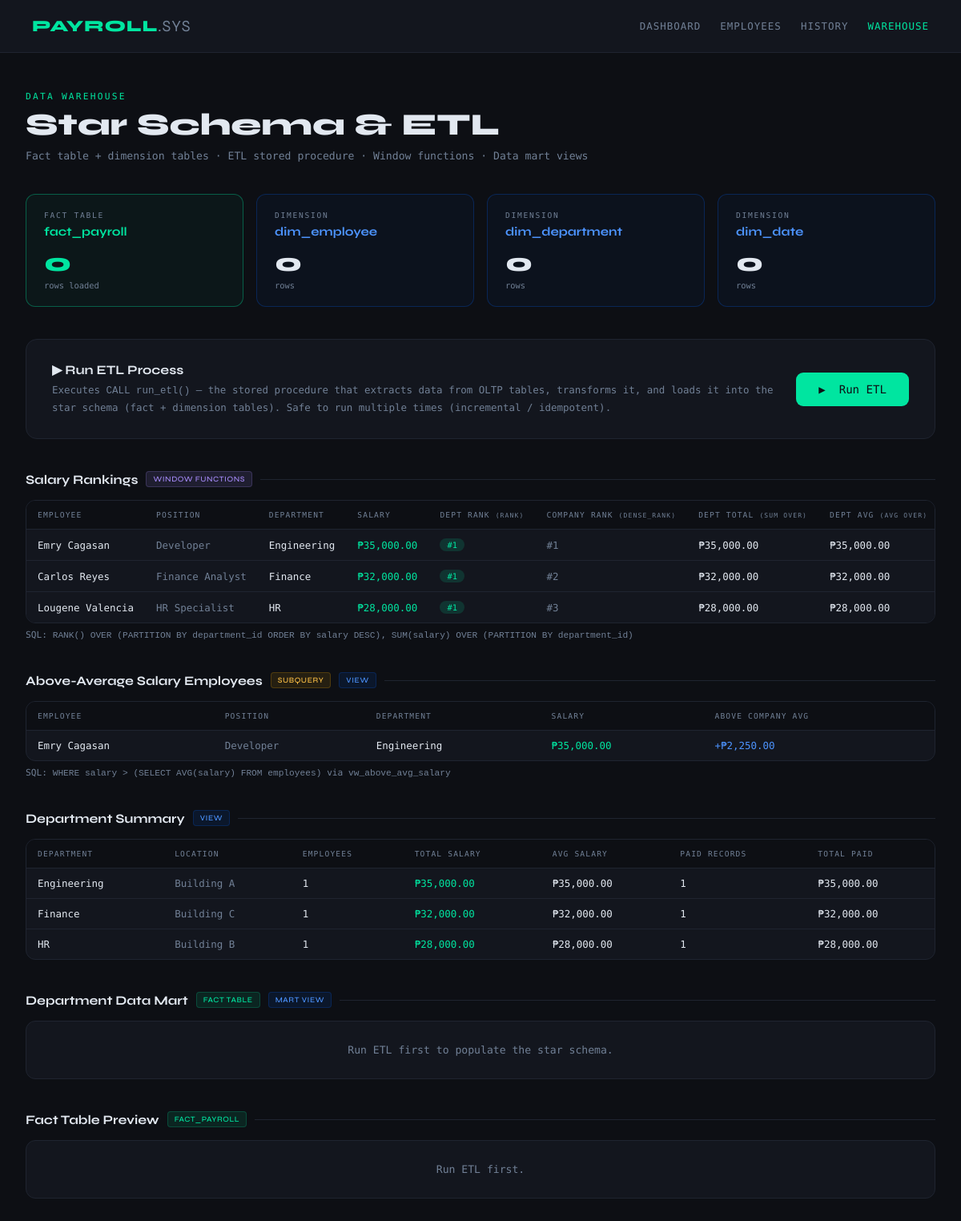
The page /warehouse/index.php on the database as committed earlier.
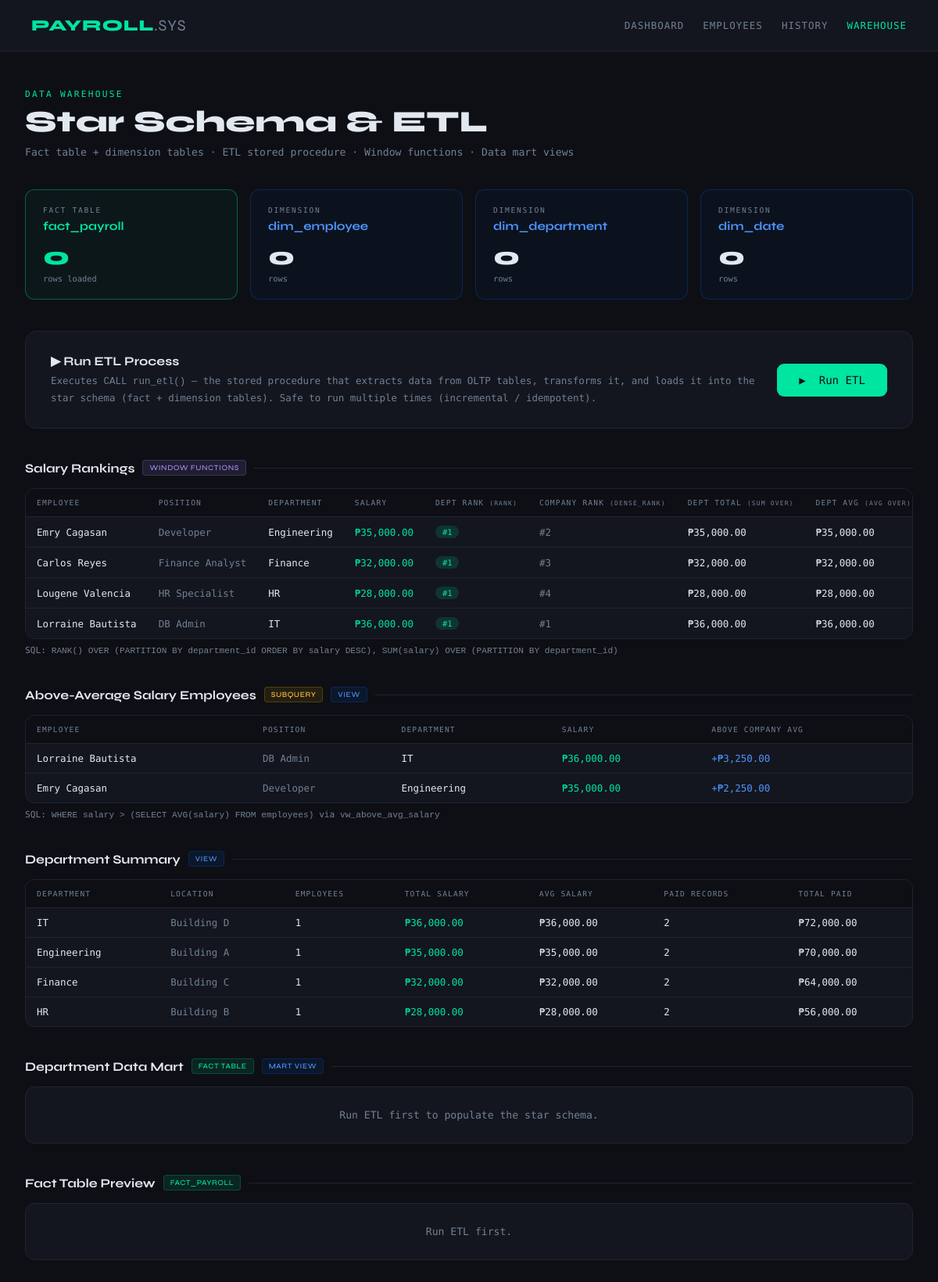
The same page on the database as committed later.
### tables this page shows
CREATE TABLE IF NOT EXISTS departments (
    department_id   INT          NOT NULL AUTO_INCREMENT,
    department_name VARCHAR(100) NOT NULL,
    location        VARCHAR(100),
    PRIMARY KEY (department_id)
);

### warehouse/index.php (the view, shortened to what this page needs)
<?php
include '../config/database.php';
function tableCount(PDO $pdo, string $tbl): int {
    try { return (int)$pdo->query("SELECT COUNT(*) FROM `$tbl`")->fetchColumn(); }
    catch (Exception $e) { return 0; }
}
$factCount   = tableCount($pdo, 'fact_payroll');
$dimEmpCount = tableCount($pdo, 'dim_employee');
$dimDeptCount= tableCount($pdo, 'dim_department');
$dimDateCount= tableCount($pdo, 'dim_date');
$windowSQL = "
    SELECT
        CONCAT(e.first_name, ' ', e.last_name) AS full_name,
        e.position,
        d.department_name,
        e.salary,
        RANK()        OVER (PARTITION BY e.department_id ORDER BY e.salary DESC) AS dept_rank,
        DENSE_RANK()  OVER (ORDER BY e.salary DESC)                               AS company_rank,
        SUM(e.salary) OVER (PARTITION BY e.department_id)                         AS dept_total_salary,
        AVG(e.salary) OVER (PARTITION BY e.department_id)                         AS dept_avg_salary
    FROM employees e
    JOIN departments d ON e.department_id = d.department_id
    ORDER BY d.department_name, dept_rank
";
$windowRows = $pdo->query($windowSQL)->fetchAll();
$aboveAvgRows = [];
try {
    $aboveAvgRows = $pdo->query("SELECT * FROM vw_above_avg_salary ORDER BY salary DESC")->fetchAll();
} catch (Exception $e) {}
$deptSummaryRows = [];
try {
    $deptSummaryRows = $pdo->query("SELECT * FROM vw_department_summary ORDER BY total_salary_expense DESC")->fetchAll();
} catch (Exception $e) {}
$martRows = [];
try {
    $martRows = $pdo->query("SELECT * FROM vw_dept_mart ORDER BY total_paid DESC")->fetchAll();
} catch (Exception $e) {}
$factRows = [];
try {
    $factRows = $pdo->query("
        SELECT fp.*, de.full_name, dd.department_name, dt.month_name, dt.year
        FROM fact_payroll fp
        JOIN dim_employee   de ON fp.emp_key  = de.emp_key
        JOIN dim_department dd ON fp.dept_key = dd.dept_key
        JOIN dim_date       dt ON fp.date_key = dt.date_key
        ORDER BY fp.fact_id DESC LIMIT 20
    ")->fetchAll();
} catch (Exception $e) {}
?>
<!DOCTYPE html>
<html lang="en">
<head>
</head>
<body>
<div class="topbar">
    <a href="../dashboard.php" class="topbar-brand">PAYROLL<span>.SYS</span></a>
    <nav class="topbar-nav">
        <a href="../dashboard.php">Dashboard</a>
        <a href="../employees/index.php">Employees</a>
        <a href="../payroll_history.php">History</a>
        <a href="index.php" class="active">Warehouse</a>
    </nav>
</div>
<div class="main">
    <div class="page-label">Data Warehouse</div>
    <div class="page-title">Star Schema &amp; ETL</div>
    <div class="page-subtitle">Fact table + dimension tables &middot; ETL stored procedure &middot; Window functions &middot; Data mart views</div>
    <div class="schema-grid">
        <div class="schema-card fact">
            <div class="schema-card-type">Fact Table</div>
            <div class="schema-card-name">fact_payroll</div>
            <div class="schema-card-count hl"><?= $factCount ?></div>
            <div class="schema-card-label">rows loaded</div>
        </div>
        <div class="schema-card dim">
            <div class="schema-card-type">Dimension</div>
            <div class="schema-card-name">dim_employee</div>
            <div class="schema-card-count"><?= $dimEmpCount ?></div>
            <div class="schema-card-label">rows</div>
        </div>
        <div class="schema-card dim">
            <div class="schema-card-type">Dimension</div>
            <div class="schema-card-name">dim_department</div>
            <div class="schema-card-count"><?= $dimDeptCount ?></div>
            <div class="schema-card-label">rows</div>
        </div>
        <div class="schema-card dim">
            <div class="schema-card-type">Dimension</div>
            <div class="schema-card-name">dim_date</div>
            <div class="schema-card-count"><?= $dimDateCount ?></div>
            <div class="schema-card-label">rows</div>
        </div>
    </div>
    <div class="etl-box">
        <div class="etl-info">
            <div class="etl-title">&#9654; Run ETL Process</div>
            <div class="etl-desc">
                Executes <code>CALL run_etl()</code> — the stored procedure that extracts data from
                OLTP tables, transforms it, and loads it into the star schema (fact + dimension tables).
                Safe to run multiple times (incremental / idempotent).
            </div>
        </div>
        <form method="POST" action="">
            <button type="submit" name="run_etl" class="btn-etl">&#9654;&nbsp; Run ETL</button>
        </form>
    </div>
    <div class="section-title">
        Salary Rankings
        <span class="section-tag tag-window">Window Functions</span>
    </div>
    <div class="table-wrap">
        <?php if (empty($windowRows)): ?>
        <div class="empty">No employee data.</div>
        <?php else: ?>
        <table>
            <thead><tr>
                <th>Employee</th>
                <th>Position</th>
                <th>Department</th>
                <th>Salary</th>
                <th>Dept Rank <small>(RANK)</small></th>
                <th>Company Rank <small>(DENSE_RANK)</small></th>
                <th>Dept Total <small>(SUM OVER)</small></th>
                <th>Dept Avg <small>(AVG OVER)</small></th>
            </tr></thead>
            <tbody>
            <?php foreach ($windowRows as $r): ?>
            <tr>
                <td><?= htmlspecialchars($r['full_name']) ?></td>
                <td style="color:var(--text-dim)"><?= htmlspecialchars($r['position']) ?></td>
                <td><?= htmlspecialchars($r['department_name']) ?></td>
                <td class="hl">&#8369;<?= number_format($r['salary'],2) ?></td>
                <td>
                    <span class="badge badge-<?= min($r['dept_rank'],3) ?>">#<?= $r['dept_rank'] ?></span>
                </td>
                <td style="color:var(--text-dim)">#<?= $r['company_rank'] ?></td>
                <td>&#8369;<?= number_format($r['dept_total_salary'],2) ?></td>
                <td>&#8369;<?= number_format($r['dept_avg_salary'],2) ?></td>
            </tr>
            <?php endforeach; ?>
            </tbody>
        </table>
        <?php endif; ?>
    </div>
    <p style="font-size:.7rem;color:var(--text-dim);margin-bottom:4px">
        SQL: <code>RANK() OVER (PARTITION BY department_id ORDER BY salary DESC)</code>,
        <code>SUM(salary) OVER (PARTITION BY department_id)</code>
    </p>
    <div class="section-title">
        Above-Average Salary Employees
        <span class="section-tag tag-subq">Subquery</span>
        <span class="section-tag tag-view">View</span>
    </div>
    <div class="table-wrap">
        <?php if (empty($aboveAvgRows)): ?>
        <div class="empty">No data. Run ETL or check employees.</div>
        <?php else: ?>
        <table>
            <thead><tr>
                <th>Employee</th><th>Position</th><th>Department</th>
                <th>Salary</th><th>Above Company Avg</th>
            </tr></thead>
            <tbody>
            <?php foreach ($aboveAvgRows as $r): ?>
            <tr>
                <td><?= htmlspecialchars($r['full_name']) ?></td>
                <td style="color:var(--text-dim)"><?= htmlspecialchars($r['position']) ?></td>
                <td><?= htmlspecialchars($r['department_name']) ?></td>
                <td class="hl">&#8369;<?= number_format($r['salary'],2) ?></td>
                <td style="color:#4d94ff">+&#8369;<?= number_format($r['salary_above_avg'],2) ?></td>
            </tr>
            <?php endforeach; ?>
            </tbody>
        </table>
        <?php endif; ?>
    </div>
    <p style="font-size:.7rem;color:var(--text-dim);margin-bottom:4px">
        SQL: <code>WHERE salary &gt; (SELECT AVG(salary) FROM employees)</code> via <code>vw_above_avg_salary</code>
    </p>
    <div class="section-title">
        Department Summary
        <span class="section-tag tag-view">View</span>
    </div>
    <div class="table-wrap">
        <?php if (empty($deptSummaryRows)): ?>
        <div class="empty">No data.</div>
        <?php else: ?>
        <table>
            <thead><tr>
                <th>Department</th><th>Location</th><th>Employees</th>
                <th>Total Salary</th><th>Avg Salary</th>
                <th>Paid Records</th><th>Total Paid</th>
            </tr></thead>
            <tbody>
            <?php foreach ($deptSummaryRows as $r): ?>
            <tr>
                <td><?= htmlspecialchars($r['department_name']) ?></td>
                <td style="color:var(--text-dim)"><?= htmlspecialchars($r['location']) ?></td>
                <td><?= $r['total_employees'] ?></td>
                <td class="hl">&#8369;<?= number_format($r['total_salary_expense'],2) ?></td>
                <td>&#8369;<?= number_format($r['avg_salary'],2) ?></td>
                <td><?= $r['total_paid_records'] ?></td>
                <td>&#8369;<?= number_format($r['total_paid_amount'],2) ?></td>
            </tr>
            <?php endforeach; ?>
            </tbody>
        </table>
        <?php endif; ?>
    </div>
    <div class="section-title">
        Department Data Mart
        <span class="section-tag tag-fact">Fact Table</span>
        <span class="section-tag tag-view">Mart View</span>
    </div>
    <?php if (empty($martRows)): ?>
    <div class="table-wrap"><div class="empty">Run ETL first to populate the star schema.</div></div>
    <?php endif; ?>
    <div class="section-title">
        Fact Table Preview
        <span class="section-tag tag-fact">fact_payroll</span>
    </div>
    <?php if (empty($factRows)): ?>
    <div class="table-wrap"><div class="empty">Run ETL first.</div></div>
    <?php endif; ?>
</div>
</body>
</html>

Rows that differ between the two databases and show on the page:
added departments: department_name "IT", location "Building D", total_employees "1", total_salary_expense "36,000.00", avg_salary "36,000.00", total_paid_records "2", total_paid_amount "72,000.00"
computed for departments "Engineering": total_paid_records "1" → "2"; total_paid_amount "35,000.00" → "70,000.00"
computed for departments "Finance": total_paid_records "1" → "2"; total_paid_amount "32,000.00" → "64,000.00"
computed for departments "HR": total_paid_records "1" → "2"; total_paid_amount "28,000.00" → "56,000.00"
Other text that changed with them:
new list line: "Emry Cagasan Developer Engineering ₱ 35,000.00 # 1 # 2 ₱ 35,000.00 ₱ 35,000.00"
new list line: "Carlos Reyes Finance Analyst Finance ₱ 32,000.00 # 1 # 3 ₱ 32,000.00 ₱ 32,000.00"
new list line: "Lougene Valencia HR Specialist HR ₱ 28,000.00 # 1 # 4 ₱ 28,000.00 ₱ 28,000.00"
new list line: "Lorraine Bautista DB Admin IT ₱ 36,000.00 # 1 # 1 ₱ 36,000.00 ₱ 36,000.00"
new list line: "Lorraine Bautista DB Admin IT ₱ 36,000.00 +₱ 3,250.00"
list line gone: "Emry Cagasan Developer Engineering ₱ 35,000.00 # 1 # 1 ₱ 35,000.00 ₱ 35,000.00"
list line gone: "Carlos Reyes Finance Analyst Finance ₱ 32,000.00 # 1 # 2 ₱ 32,000.00 ₱ 32,000.00"
list line gone: "Lougene Valencia HR Specialist HR ₱ 28,000.00 # 1 # 3 ₱ 28,000.00 ₱ 28,000.00"
